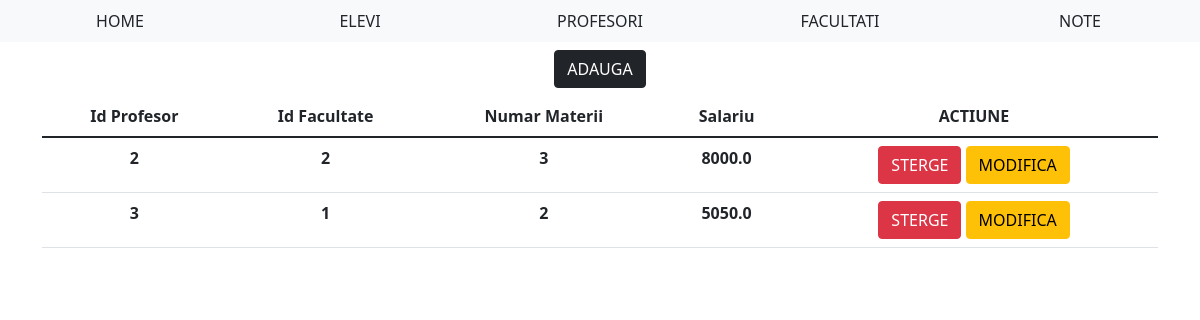
Page /profesori on the earlier database version.
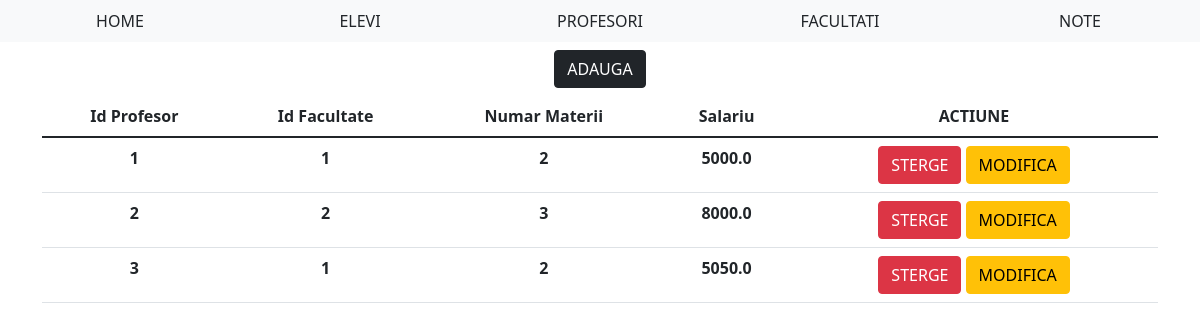
Same page on the later database version.
### tables this page shows
CREATE TABLE PROFESORI(ID_PROFESOR INTEGER PRIMARY KEY, ID_FACULTATE INTEGER, NR_MATERII_PREDATE INTEGER, SALARIU REAL, FOREIGN KEY (ID_FACULTATE) REFERENCES FACULTATI(ID_FACULTATE));

### WebSite/routes.py (the view)
@app.route("/<string:table>")
def view_data(table: str):
    try:
        data: list = []
        if table.upper() in ("ELEVI", "PROFESORI", "CATALOAGE", "FACULTATI"):
            with sql.connect(DATABASE_NAME) as conn:
                c = conn.cursor()
                c.execute("PRAGMA foreign_keys = ON")
                c.execute(f"select * from {table.capitalize()}")
                data = c.fetchall()
        return render_template("view_data.html", type=table, data=data)
    except:
        flash(f"Nu s-a putut deschde tabela {table}", 'warning')
        return redirect('/')

### WebSite/templates/view_data.html (shortened to what this page needs)
{% extends 'base.html' %}
{% block body %}
<div class="container text-center">
    <a class="btn btn-dark mt-2 mb-2" href="/adaugare/{{type}}">ADAUGA</a>
    <table class="table">
        <thead>
            <tr>
                {% if type == "profesori" %}
                    <th>Id Profesor</th>
                    <th>Id Facultate</th>
                    <th>Numar Materii</th>
                    <th>Salariu</th>
                {% endif %}
                <th>ACTIUNE</th>
            </tr>
        </thead>
        <tbody>
            {% for table_entry in data %}
                <tr>
                    {% for entry in table_entry %}
                        <th>{{entry}}</th>
                    {% endfor %}
                    <th>
                        <a class="btn btn-danger" href="sterge/{{type}}/{{table_entry[0]}}">STERGE</a>
                        <a class="btn btn-warning" href="modifica/{{type}}/{{table_entry[0]}}">MODIFICA</a>
                    </th>
                </tr>
            {% endfor %}
        </tbody>
    </table>
</div>
{% endblock %}

### WebSite/templates/base.html (shortened to what this page needs)
<!DOCTYPE html>
<html lang="en">
<head>
    <link href="https://cdn.jsdelivr.net/npm/bootstrap@5.1.3/dist/css/bootstrap.min.css" rel="stylesheet">
</head>
<body>
    <div class="container-fluid bg-light div_navbar">
        <div class="row text-center">
            <div class="col ">
                <a class="btn p-2" href="/"> <span>HOME</span> </a>
            </div>
            <div class="col ">
                <a class="btn p-2" href="/elevi"> <span>ELEVI</span> </a>
            </div>
            <div class="col">
                <a class="btn p-2" href="/profesori"> <span>PROFESORI</span> </a>
            </div>
            <div class="col">
                <a class="btn p-2" href="/facultati"> <span>FACULTATI</span> </a>
            </div>
            <div class="col">
                <a class="btn p-2" href="/cataloage"> <span>NOTE</span> </a>
            </div>
        </div>
    </div>
    {% block body %} {% endblock %}
</body>
</html>

Differences in the rows shown:
added PROFESORI: table_entry "1" "1" "2", SALARIU "5000.0"
